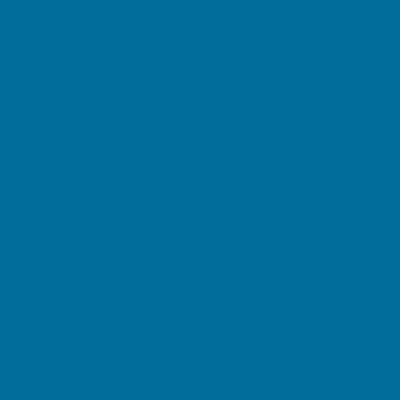
Frame 1 (no input)
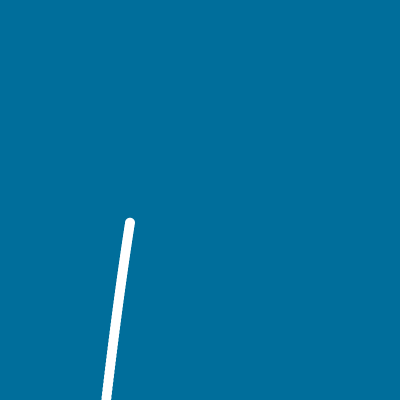
Frame 60 (the mouse pressed at the canvas centre just before this capture)
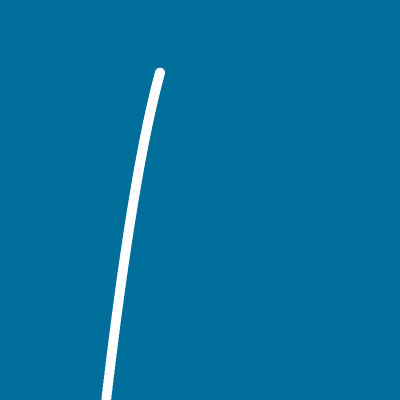
Frame 120 (the mouse held since frame 60 and released just before this capture)

The Processing sketch that drew these frames (run headless with seeded random() and noise(); from frame 60 on, the mouse is pressed at the canvas centre):

// Processing sketch: processing_113255
// ── processing_113255.pde

float x = -100;float y = 0;int valor = 3;
void setup()
{
  noStroke();
  size(400, 400);
  background(0, 110, 155);
}
void draw() {
    
  funcionCuadratica();
}
void funcionCuadratica() {
x=x+0.5;
  if (x < 100) {
    y =(x*x)/22;
  }
  fill(255);
  ellipse(x+200, y, 10,10);
}
